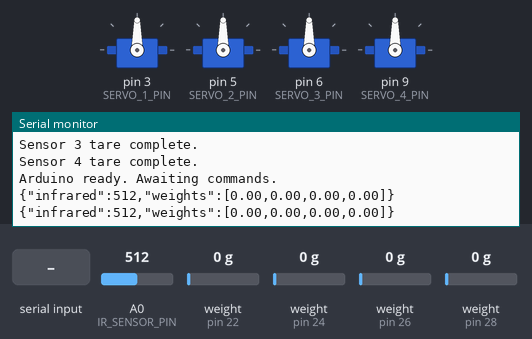
The sketch below on a simulated Arduino Mega 2560, built with avr-gcc and run on an emulated ATmega2560. Shown: 4 × servo, the last lines printed to the serial monitor. Inputs (shaded band) come from the test bench; at power-on: A0 (IR_SENSOR_PIN) = 512, weight on the scale (sensors on pin 22, pin 24, pin 26, pin 28) 0 g. The modem accepts every AT command (registered, SIM ready, sends succeed) and sends nothing else.

Above: at 19.1 s.
19.2 s: "S:1\n" received over Serial
At 19.8 s:
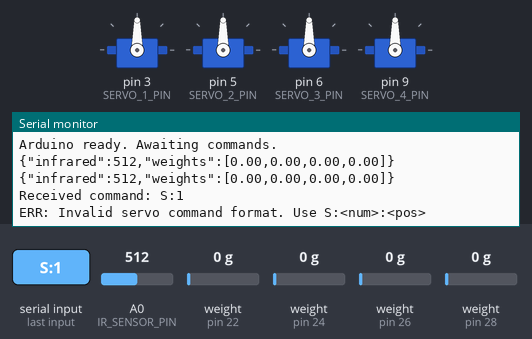
20.7 s: "TARE:1\n" received over Serial
At 20.87 s:
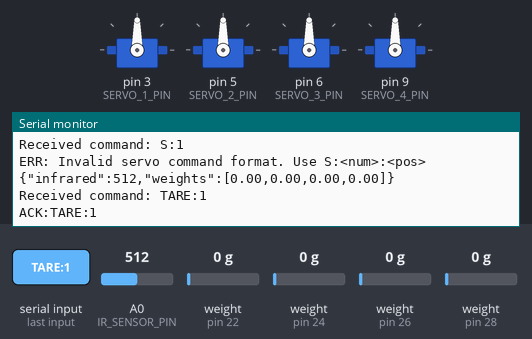
22.2 s: "CAL:150\n" received over Serial
At 22.8 s:
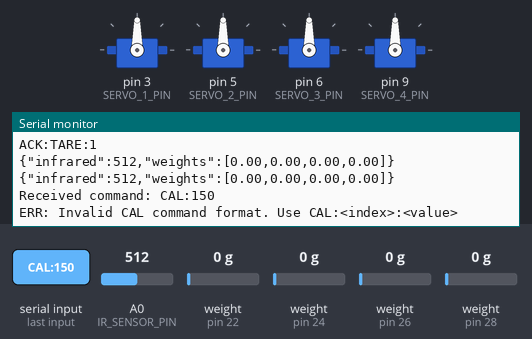

The sketch:

arduino-server.ino
```cpp
/**
 * @file    Arduino_Mega_MultiSensor_Bridge.ino
 * @author  Gemini AI
 * @brief   Restructured firmware for Arduino Mega to control multiple sensors and a SIM800L module.
 * @version 2.0
 * @date    2023-10-27
 *
 * @details This code manages:
 *  - 4 continuous rotation servos.
 *  - 4 HX711-based weight sensors.
 *  - 1 IR sensor.
 *  - 1 SIM800L GSM module for SMS communication.
 *
 * ARCHITECTURAL CHANGES (v2.0):
 * 1.  **Target Platform:** Migrated from Arduino Uno to Arduino Mega 2560.
 * 2.  **Multi-Sensor Support:** Expanded from 1 to 4 HX711 weight sensors.
 * 3.  **Hardware Serial:** SIM800L communication now uses `Serial1` on the Mega,
 *     eliminating the need for `SoftwareSerial` for improved stability and performance.
 * 4.  **Robust Command Parser:** Replaced the fragile `if/else if` chain with an
 *     unambiguous, verb-based command dispatcher to prevent parsing errors.
 * 5.  **Scalable Commands:** Commands like `TARE` and `CAL` now require a sensor index.
 * 6.  **Updated Data Format:** Sensor data is now sent as a JSON object with a `weights` array.
 *     {"infrared":123,"weights":[10.1, 20.2, 30.3, 40.4]}
 */

// --- LIBRARIES ---
#include <Servo.h>
#include <HX711_ADC.h>
#include <EEPROM.h>
// #include <SoftwareSerial.h> // No longer needed on Arduino Mega

// --- PIN DEFINITIONS ---

// Servo Pins (PWM-capable)
const int SERVO_1_PIN = 3;
const int SERVO_2_PIN = 5;
const int SERVO_3_PIN = 6;
const int SERVO_4_PIN = 9;

// IR Sensor Pin
const int IR_SENSOR_PIN = A0;

// NEW: HX711 Weight Sensor Pins (4 sensors)
// Using a logical block of digital pins on the Mega
const int HX711_1_DOUT_PIN = 22;
const int HX711_1_SCK_PIN  = 23;
const int HX711_2_DOUT_PIN = 24;
const int HX711_2_SCK_PIN  = 25;
const int HX711_3_DOUT_PIN = 26;
const int HX711_3_SCK_PIN  = 27;
const int HX711_4_DOUT_PIN = 28;
const int HX711_4_SCK_PIN  = 29;

// SIM800L Pins
// Using Hardware Serial1 (TX1=18, RX1=19) on the Mega, so no pin definitions needed for RX/TX
const int SIM800L_RESET_PIN = 4;

// --- CONSTANTS ---
const int NUM_SERVOS = 4;
const int NUM_SENSORS = 4;
const int CALIBRATION_EEPROM_ADDR_START = 0; // Start address for storing calibration values
const unsigned long SEND_INTERVAL = 1000;    // Send data every 1 second

// --- OBJECT INSTANTIATION ---

// Servo Objects
Servo servo1;
Servo servo2;
Servo servo3;
Servo servo4;

// NEW: Array of Load Cell objects
HX711_ADC loadCells[NUM_SENSORS] = {
  HX711_ADC(HX711_1_DOUT_PIN, HX711_1_SCK_PIN),
  HX711_ADC(HX711_2_DOUT_PIN, HX711_2_SCK_PIN),
  HX711_ADC(HX711_3_DOUT_PIN, HX711_3_SCK_PIN),
  HX711_ADC(HX711_4_DOUT_PIN, HX711_4_SCK_PIN)
};

// NEW: Use Hardware Serial1 for SIM800L for stability
#define sim800l Serial1

// --- GLOBAL VARIABLES ---
int servoPositions[NUM_SERVOS] = { 90, 90, 90, 90 }; // 90 = stop for continuous rotation
int irSensorValue = 0;

// NEW: Arrays to hold data for all 4 weight sensors
float weightValues[NUM_SENSORS] = { 0.0, 0.0, 0.0, 0.0 };
float calibrationValues[NUM_SENSORS] = { 104.0, 104.0, 104.0, 104.0 }; // Default values
boolean newWeightDataReady = false;

// Timing variables
unsigned long lastDataSent = 0;

// Function
/**
 * @brief Helper function to read and validate responses from the SIM800L.
 * @param timeout The maximum time to wait for a response in milliseconds.
 * @param expectedResponse A specific string to look for in the response.
 * @return True if the expected response is found (or any data if expected is empty), false on timeout or mismatch.
 */
bool readSimResponse(unsigned long timeout, String expectedResponse = "") {
  unsigned long startTime = millis();
  String response = "";
  while (millis() - startTime < timeout) {
    while (sim800l.available()) {
      char c = sim800l.read();
      response += c;
    }
    if (expectedResponse != "" && response.indexOf(expectedResponse) != -1) {
      // For debugging, print the full response that contained the expected string
      // Serial.println("\n---SIM800L Response---");
      // Serial.println(response);
      // Serial.println("----------------------");
      return true;
    }
  }
  // For debugging, print what was received on timeout
  // Serial.println("\n---SIM800L TIMEOUT---");
  // Serial.print("Expected: "); Serial.println(expectedResponse);
  // Serial.print("Received: "); Serial.println(response);
  // Serial.println("---------------------");
  return false;
}


// --- SETUP FUNCTION ---
void setup() {
  // Initialize serial communication for debugging and commands
  Serial.begin(9600);
  while (!Serial); // Wait for serial monitor to open
  Serial.println("Initializing Arduino Mega Multi-Sensor Command Bridge v2.0...");

  // --- Initialize SIM800L on Hardware Serial1 ---
  initializeSim800L();

  // --- Initialize Servos ---
  servo1.attach(SERVO_1_PIN);
  servo2.attach(SERVO_2_PIN);
  servo3.attach(SERVO_3_PIN);
  servo4.attach(SERVO_4_PIN);
  updateServos(); // Set initial positions

  // --- Initialize Weight Sensors ---
  initializeWeightSensors();

  Serial.println("\nArduino ready. Awaiting commands.");
}

// --- MAIN LOOP ---
void loop() {
  // Check for incoming commands from the Serial Monitor
  checkSerialCommands();

  // Update all weight sensors
  // The update() function should be called frequently
  for (int i = 0; i < NUM_SENSORS; i++) {
    if (loadCells[i].update()) {
      newWeightDataReady = true;
    }
  }

  // If new data is available, read it from all sensors
  if (newWeightDataReady) {
    for (int i = 0; i < NUM_SENSORS; i++) {
      weightValues[i] = loadCells[i].getData();
    }
    newWeightDataReady = false;
  }

  // Read other sensors
  irSensorValue = analogRead(IR_SENSOR_PIN);

  // Send all sensor data at a regular interval
  unsigned long currentTime = millis();
  if (currentTime - lastDataSent >= SEND_INTERVAL) {
    sendSensorData();
    lastDataSent = currentTime;
  }
}

// --- INITIALIZATION SUB-ROUTINES ---

void initializeSim800L() {
  Serial.println("Initializing SIM800L on Hardware Serial1...");
  pinMode(SIM800L_RESET_PIN, OUTPUT);

  // Perform a hardware reset on the SIM800L module
  digitalWrite(SIM800L_RESET_PIN, LOW);
  delay(1000);
  digitalWrite(SIM800L_RESET_PIN, HIGH);
  delay(6000); // Give module time to boot and connect to the network

  // Start communication with SIM800L
  sim800l.begin(9600);
  delay(1000);

  // Test AT command with retry to ensure module is responsive
  bool initialized = false;
  for (int i = 0; i < 5; i++) {
    sim800l.println("AT");
    if (readSimResponse(1000, "OK")) {
      initialized = true;
      break;
    }
    delay(500);
  }

  if (!initialized) {
    Serial.println("FATAL: SIM800L not responding. Check connections and power.");
    // In a real application, you might want to flash an LED or halt here.
  } else {
    Serial.println("SIM800L is responsive.");
    sim800l.println("ATE0"); // Turn off command echo
    readSimResponse(1000, "OK");

    sim800l.println("AT+CMGF=1"); // Set SMS mode to Text
    if (readSimResponse(1000, "OK")) {
      Serial.println("SIM800L configured for SMS text mode.");
    } else {
      Serial.println("WARNING: Could not set SMS text mode.");
    }
  }
}

void initializeWeightSensors() {
  Serial.println("Initializing weight sensors...");
  for (int i = 0; i < NUM_SENSORS; i++) {
    Serial.print("  Sensor "); Serial.print(i + 1); Serial.print(": ");
    loadCells[i].begin();

    // Load calibration value from EEPROM for this specific sensor
    // A float takes 4 bytes, so we offset the address for each sensor
    float storedCal;
    EEPROM.get(CALIBRATION_EEPROM_ADDR_START + (i * sizeof(float)), storedCal);

    // Sanity check the loaded value (modified to allow negative calibration for inverted sensors)
    if (storedCal != 0.0 && !isnan(storedCal) && abs(storedCal) > 10 && abs(storedCal) < 1000000) {
      calibrationValues[i] = storedCal;
      Serial.print("Using saved calibration ");
    } else {
      // Use the default value if EEPROM is invalid/empty
      Serial.print("Using default calibration ");
    }
    Serial.println(calibrationValues[i]);
    loadCells[i].setCalFactor(calibrationValues[i]);
  }

  // Tare all scales sequentially. This may take a few seconds.
  Serial.println("Taring all sensors...");
  unsigned long stabilizingTime = 2000;
  for (int i = 0; i < NUM_SENSORS; i++) {
    loadCells[i].start(stabilizingTime, true); // true = tare after stabilization
    if (loadCells[i].getTareTimeoutFlag()) {
      Serial.print("WARNING: Tare timeout on sensor "); Serial.println(i + 1);
    } else {
      Serial.print("Sensor "); Serial.print(i + 1); Serial.println(" tare complete.");
    }
  }
}


// --- COMMAND HANDLING ---

/**
 * @brief NEW: Robustly parses and handles incoming serial commands.
 * This function first isolates the command "verb" (e.g., "S", "TARE", "TXT")
 * and then dispatches to the correct handler, avoiding ambiguity.
 */
void checkSerialCommands() {
  if (Serial.available() > 0) {
    String command = Serial.readStringUntil('\n');
    command.trim();
    Serial.print("Received command: ");
    Serial.println(command);

    // Isolate the command verb from its arguments
    int firstColon = command.indexOf(':');
    String verb;
    String args;

    if (firstColon != -1) {
      verb = command.substring(0, firstColon);
      args = command.substring(firstColon + 1);
    } else {
      verb = command; // Command has no arguments
      args = "";
    }
    verb.toUpperCase(); // Make command case-insensitive

    // --- Command Dispatch based on the isolated verb ---

    if (verb == "S") { // Servo Command: S:<num>:<pos>
      int secondColon = args.indexOf(':');
      if (secondColon != -1) {
        int servoIndex = args.substring(0, secondColon).toInt();
        int position = args.substring(secondColon + 1).toInt();
        if (servoIndex >= 1 && servoIndex <= NUM_SERVOS && position >= 0 && position <= 180) {
          servoPositions[servoIndex - 1] = position;
          updateServos();
          Serial.println("ACK:S:" + String(servoIndex) + ":" + String(position));
        } else {
          Serial.println("ERR: Invalid servo index or position");
        }
      } else {
        Serial.println("ERR: Invalid servo command format. Use S:<num>:<pos>");
      }
    }
    else if (verb == "TARE") { // Tare Command: TARE:<index> or TARE:ALL
      args.toUpperCase();
      if (args == "ALL") {
        for (int i = 0; i < NUM_SENSORS; i++) {
          loadCells[i].tareNoDelay();
        }
        Serial.println("ACK:TARE:ALL");
      } else {
        int sensorIndex = args.toInt();
        if (sensorIndex >= 1 && sensorIndex <= NUM_SENSORS) {
          loadCells[sensorIndex - 1].tareNoDelay();
          Serial.println("ACK:TARE:" + String(sensorIndex));
        } else {
          Serial.println("ERR: Invalid sensor index for TARE");
        }
      }
    }
    else if (verb == "CAL") { // Calibration Command: CAL:<index>:<value>
      int secondColon = args.indexOf(':');
      if (secondColon != -1) {
        int sensorIndex = args.substring(0, secondColon).toInt();
        float newCalValue = args.substring(secondColon + 1).toFloat();
        if (sensorIndex >= 1 && sensorIndex <= NUM_SENSORS && newCalValue != 0.0) {
          calibrationValues[sensorIndex - 1] = newCalValue;
          loadCells[sensorIndex - 1].setCalFactor(newCalValue);
          EEPROM.put(CALIBRATION_EEPROM_ADDR_START + ((sensorIndex - 1) * sizeof(float)), newCalValue);
          Serial.println("ACK:CAL:" + String(sensorIndex) + ":" + String(newCalValue, 4));
        } else {
          Serial.println("ERR: Invalid sensor index or calibration value");
        }
      } else {
        Serial.println("ERR: Invalid CAL command format. Use CAL:<index>:<value>");
      }
    }
    else if (verb == "GETCAL") { // Get Calibration Command: GETCAL:<index>
      int sensorIndex = args.toInt();
      if (sensorIndex >= 1 && sensorIndex <= NUM_SENSORS) {
        float calVal = calibrationValues[sensorIndex - 1];
        Serial.println("CAL:" + String(sensorIndex) + ":" + String(calVal, 4));
      } else {
        Serial.println("ERR: Invalid sensor index for GETCAL");
      }
    }
    else if (verb == "TXT") { // SMS Command: TXT:<phone>:<message>
      int secondColon = args.indexOf(':');
      if (secondColon != -1) {
        String phoneNumber = args.substring(0, secondColon);
        String message = args.substring(secondColon + 1);
        if (phoneNumber.length() > 0 && message.length() > 0) {
          Serial.print("ACK:TXT:Sending to " + phoneNumber + "...");
          if (sendSMS(phoneNumber, message)) {
            Serial.println("SMS sent successfully.");
          } else {
            Serial.println("SMS send failed.");
          }
        } else {
          Serial.println("ERR: Invalid phone number or message");
        }
      } else {
        Serial.println("ERR: Invalid TXT command format. Use TXT:<phone>:<message>");
      }
    }
    else {
      Serial.println("ERR: Unknown command verb");
    }
  }
}


// --- HELPER FUNCTIONS ---

// Update all servos with current position values
void updateServos() {
  servo1.write(servoPositions[0]);
  servo2.write(servoPositions[1]);
  servo3.write(servoPositions[2]);
  servo4.write(servoPositions[3]);
}

/**
 * @brief NEW: Send all sensor data as JSON with a 'weights' array.
 * Format: {"infrared":<val>,"weights":[<w1>,<w2>,<w3>,<w4>]}
 */
void sendSensorData() {
  Serial.print("{\"infrared\":");
  Serial.print(irSensorValue);
  Serial.print(",\"weights\":[");
  for (int i = 0; i < NUM_SENSORS; i++) {
    Serial.print(weightValues[i], 2); // Print weight with 2 decimal places
    if (i < NUM_SENSORS - 1) {
      Serial.print(","); // Add comma between values
    }
  }
  Serial.println("]}");
}

/**
 * @brief Helper function to send an SMS via the SIM800L module.
 * @param phoneNumber The destination phone number in international format.
 * @param message The text message content.
 * @return True if the message was sent successfully, false otherwise.
 */
bool sendSMS(String phoneNumber, String message) {
  sim800l.print("AT+CMGS=\"");
  sim800l.print(phoneNumber);
  sim800l.println("\"");

  if (!readSimResponse(2000, ">")) {
    Serial.println("ERROR: SIM800L did not respond with '>' prompt");
    sim800l.write(27); // ESC character to cancel
    return false;
  }

  sim800l.print(message);
  delay(200);
  sim800l.write(26); // Ctrl+Z to send

  // Wait for "+CMGS:" response, which indicates success.
  return readSimResponse(10000, "+CMGS:");
}
```

Measured:
- after the input at 19.2 s, the serial monitor: prints a new line at once (image 1)
- after the input at 20.7 s, the serial monitor: prints a new line at once (image 2)
- after the input at 22.2 s, the serial monitor: prints a new line at once (image 3)
